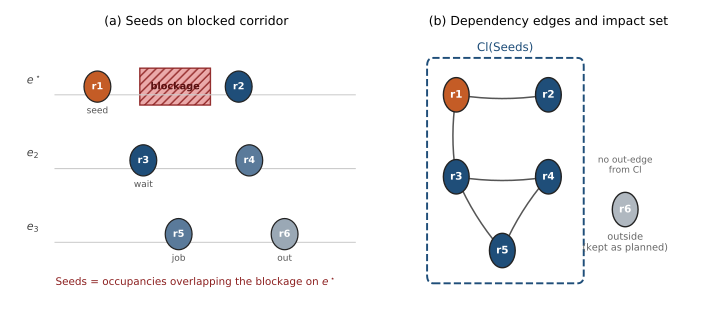

Reproduce this figure in Python.
"""闭包构造示意:种子→依赖边→传递闭包。玩具图,无需批跑。"""
from __future__ import annotations

import os

import matplotlib

matplotlib.use("Agg")
import matplotlib.pyplot as plt  # noqa: E402
from matplotlib.patches import Circle, FancyArrowPatch, FancyBboxPatch, Rectangle

HERE = os.path.dirname(os.path.abspath(__file__))
OUT = os.path.join(HERE, "fig_strc_closure")


def main() -> None:
    fig, axes = plt.subplots(1, 2, figsize=(7.2, 3.15),
                             gridspec_kw={"width_ratios": [1.15, 1.0]})

    # ---- Left: reservation timeline with block ----
    ax = axes[0]
    ax.set_xlim(0, 10)
    ax.set_ylim(0, 6.5)
    ax.axis("off")
    ax.set_title("(a) Seeds on blocked corridor", fontsize=9)

    # lanes
    for y, lab in ((5.0, r"$e^\star$"), (3.2, r"$e_2$"), (1.4, r"$e_3$")):
        ax.text(0.2, y + 0.35, lab, fontsize=8, va="center", color="#444444")
        ax.plot([1.0, 9.5], [y, y], color="#cccccc", lw=0.8)

    # block window
    ax.add_patch(Rectangle((3.4, 4.75), 2.0, 0.9, facecolor="#e8a0a0",
                            edgecolor="#8b1e1e", hatch="////", alpha=0.9))
    ax.text(4.4, 5.2, "blockage", ha="center", va="center", fontsize=7,
            color="#5a1010", fontweight="bold")

    # reservations as nodes on timeline
    nodes = {
        "r1": (2.2, 5.2, "#c45c26", "seed"),
        "r2": (6.2, 5.2, "#1f4e79", ""),
        "r3": (3.5, 3.4, "#1f4e79", "wait"),
        "r4": (6.5, 3.4, "#5a7a9a", ""),
        "r5": (4.5, 1.6, "#5a7a9a", "job"),
        "r6": (7.5, 1.6, "#9aa8b5", "out"),
    }
    for name, (x, y, c, tag) in nodes.items():
        ax.add_patch(Circle((x, y), 0.38, facecolor=c, edgecolor="#222222",
                            lw=0.9, zorder=3))
        ax.text(x, y, name, ha="center", va="center", fontsize=7,
                color="white", fontweight="bold", zorder=4)
        if tag:
            ax.text(x, y - 0.65, tag, ha="center", fontsize=6.5, color="#555555")

    ax.text(5, 0.35, r"Seeds = occupancies overlapping the blockage on $e^\star$",
            ha="center", fontsize=7.5, color="#8b1e1e")

    # ---- Right: dependence graph + closure ----
    ax = axes[1]
    ax.set_xlim(0, 10)
    ax.set_ylim(0, 6.5)
    ax.axis("off")
    ax.set_title("(b) Dependency edges and impact set", fontsize=9)

    pos = {
        "r1": (2.0, 5.0),
        "r2": (5.0, 5.0),
        "r3": (2.0, 3.0),
        "r4": (5.0, 3.0),
        "r5": (3.5, 1.2),
        "r6": (7.5, 2.2),
    }
    closed = {"r1", "r2", "r3", "r4", "r5"}
    colors = {n: ("#c45c26" if n == "r1" else "#1f4e79") for n in closed}
    colors["r6"] = "#b0b8c0"

    # edges: wait, same-agv/job style
    edges = [("r1", "r2"), ("r1", "r3"), ("r3", "r4"), ("r3", "r5"), ("r4", "r5")]
    for a, b in edges:
        x1, y1 = pos[a]
        x2, y2 = pos[b]
        ax.annotate("", xy=(x2, y2), xytext=(x1, y1),
                    arrowprops=dict(arrowstyle="->", color="#555555", lw=1.1,
                                    connectionstyle="arc3,rad=0.08"),
                    zorder=1)
    # no edge into r6 from closed in this toy (outside)
    ax.text(7.5, 3.1, "no out-edge\nfrom Cl", ha="center", fontsize=6.5,
            color="#666666")

    for name, (x, y) in pos.items():
        ax.add_patch(Circle((x, y), 0.42, facecolor=colors[name],
                            edgecolor="#222222", lw=1.0, zorder=3))
        ax.text(x, y, name, ha="center", va="center", fontsize=7.5,
                color="white", fontweight="bold", zorder=4)

    # closure hull
    ax.add_patch(FancyBboxPatch(
        (1.2, 0.55), 4.8, 5.2, boxstyle="round,pad=0.15,rounding_size=0.2",
        facecolor="none", edgecolor="#1f4e79", lw=1.4, linestyle="--", zorder=0))
    ax.text(3.6, 6.05, r"$\mathrm{Cl}(\mathrm{Seeds})$", ha="center",
            fontsize=8.5, color="#1f4e79", fontweight="bold")
    ax.text(7.5, 1.2, "outside\n(kept as planned)", ha="center", fontsize=7,
            color="#666666")

    fig.tight_layout()
    fig.savefig(OUT + ".pdf")
    fig.savefig(OUT + ".png")
    print("wrote", OUT + ".pdf")


if __name__ == "__main__":
    main()
